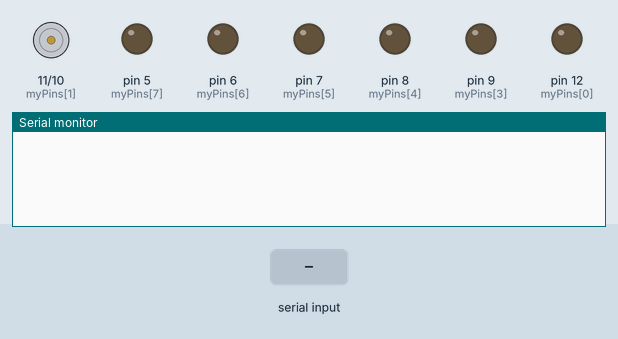
The sketch below on a simulated Arduino Uno, built with avr-gcc and run on an emulated ATmega328P. Shown: motor-driver pin pairs drawn as motors (green arrow = first pin HIGH = forward, orange = second pin HIGH = backward, longer = more drive), output pins drawn as LEDs (lit = HIGH), the last lines printed to the serial monitor. The inputs (shaded band) are chosen by the test bench.

Above: at 1.2 s.
1.3 s: "1" received over Serial
At 1.9 s:
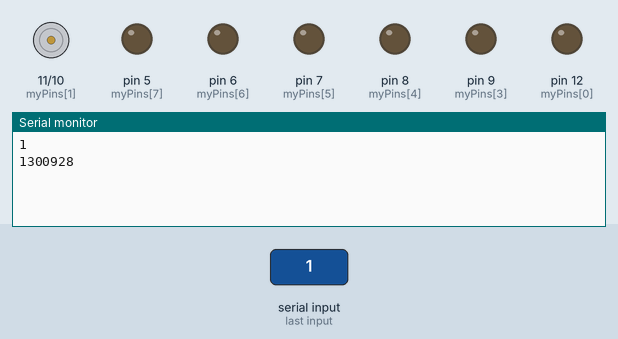
2.8 s: "2" received over Serial
At 4.3 s:
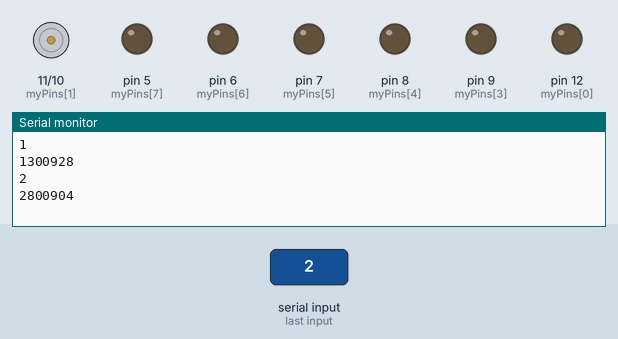
Timing chart, 0 to 5.8 s (numbered marks = the images above; inputs shaded):
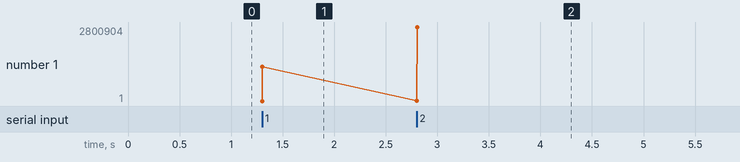

The sketch:

lebab.ino
```cpp
int myPins[] = {12, 11, 10, 9, 8, 7, 6, 5};
char indices[] = "12345678";
unsigned long timeNow = 0; // microsec
int duration = 5000; // microsec
long timeOn[] = {-duration, -duration, -duration, -duration, -duration, -duration, -duration, -duration};

void setup()
{
  Serial.begin(9600);
  for (int n = 0; n < 8; n++) {
    pinMode(myPins[n], OUTPUT);
  }
}

void loop()
{
  timeNow = micros();
  for (int n = 0; n < 8; n++) {
    if (timeNow  < (timeOn[n] + duration)) {
      digitalWrite(myPins[n], 1);
    } else {
      digitalWrite(myPins[n], 0);
    }
  }
  delayMicroseconds(5);
}

void serialEvent() {
  timeNow = micros();
  while (Serial.available()) {
    char inChar = (char)Serial.read();
    Serial.println(inChar);
    for (int n = 0; n < 8; n++) {
      if (inChar == indices[n]) {
        timeOn[n] = timeNow;
        Serial.println(timeNow);
      }
    }
  }
}
```

Measured:
- after the input at 1.3 s, the serial monitor: prints a new line at once (image 1)
- after the input at 2.8 s, the serial monitor: prints a new line at once (image 2)
- plotted number 1: 1300928 → 2800904 after the input at 2.8 s
